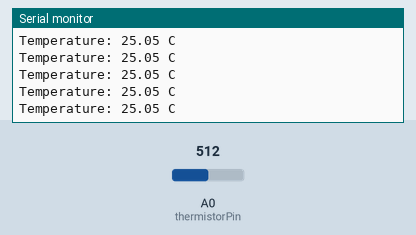
Simulated run of this sketch. Board: Arduino Uno, built with avr-gcc and run on an emulated ATmega328P. On the bench: the last lines printed to the serial monitor. The inputs (shaded band) are chosen by the test bench; at power-on: A0 (thermistorPin) = 512.

Above: at 1.2 s.
1.3 s: A0 (thermistorPin) set to 167
At 2.4 s:
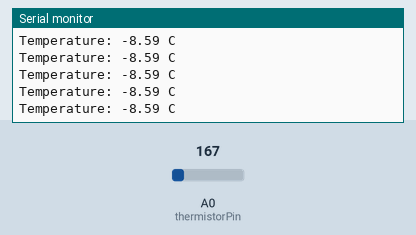
2.8 s: A0 (thermistorPin) set to 142
At 3.7 s:
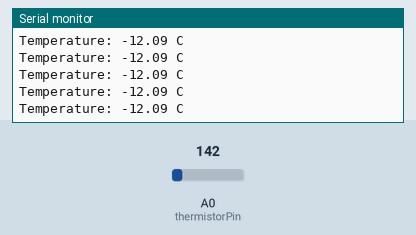
4.3 s: A0 (thermistorPin) set to 306
At 4.9 s:
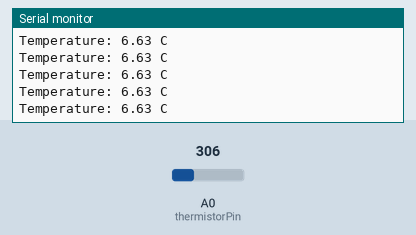
7.3 s: A0 (thermistorPin) set to 357
At 8.1 s:
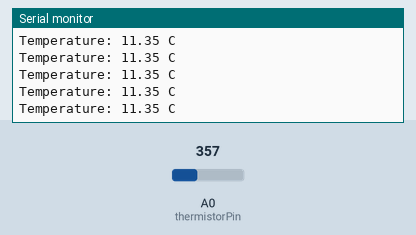
Timing chart, 0 to 10.3 s (numbered marks = the images above; inputs shaded):
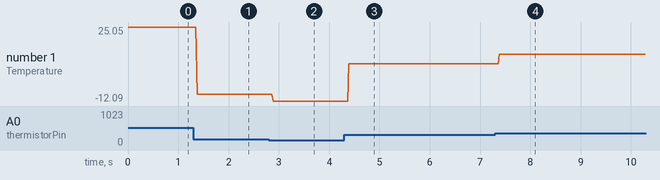

The sketch:

analogTemp.ino
```cpp
// Define variables using steinhart-hart coeficients for thermistor
float R1 = 10000;
float logR2, R2, T;
float c1 = 0.001125309, c2 = 0.000234711, c3 = 0.0000000856635;
int thermistorPin = A0;
int sensorVal;

void setup() {
  // Setup serial port
  Serial.begin(9600);
}

void loop() {
  // Read analog pin and calculate resistance on thermistor
  sensorVal = analogRead(thermistorPin);
  R2 = R1 * (1023.0 / (float)sensorVal - 1.0);

  // Calculate the temperature in Kelvin and convert
  logR2 = log(R2);
  T = (1.0 / (c1 + c2*logR2 + c3*logR2*logR2*logR2));
  T = T - 273.15;

  // Display the results
  Serial.print("Temperature: ");
  Serial.print(T);
  Serial.println(" C");
}
```

Measured:
- after the input at 1.3 s, the serial monitor: prints a new line after 0.07 s (image 1)
- after the input at 2.8 s, the serial monitor: prints a new line after 0.08 s (image 2)
- after the input at 4.3 s, the serial monitor: prints a new line after 0.09 s (image 3)
- after the input at 7.3 s, the serial monitor: prints a new line after 0.08 s (image 4)
- plotted number 1: 25.05 → -8.59 after the input at 1.3 s, -8.59 → -12.09 after the input at 2.8 s, -12.09 → 6.63 after the input at 4.3 s, 6.63 → 11.35 after the input at 7.3 s
